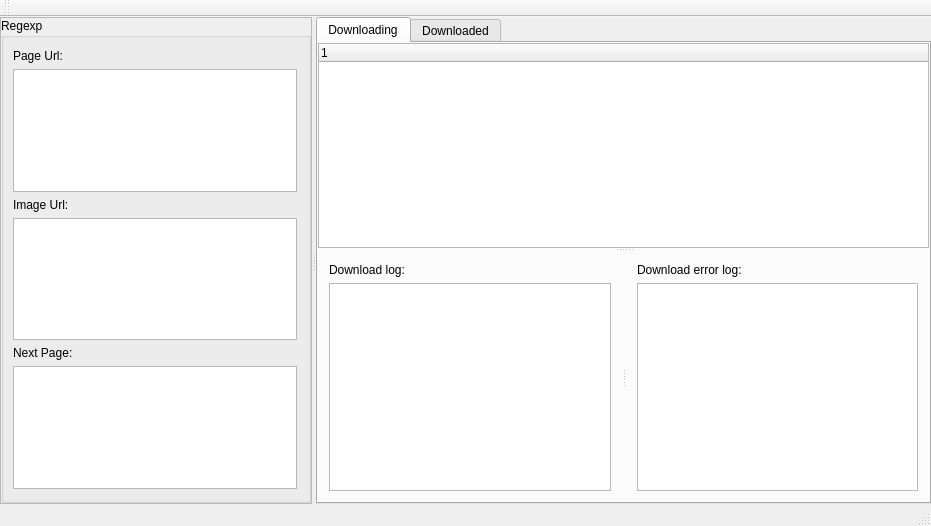
<?xml version="1.0" encoding="UTF-8"?>
<ui version="4.0">
 <class>MainWindow</class>
 <widget class="QMainWindow" name="MainWindow">
  <property name="geometry">
   <rect>
    <x>0</x>
    <y>0</y>
    <width>931</width>
    <height>526</height>
   </rect>
  </property>
  <property name="windowTitle">
   <string>MainWindow</string>
  </property>
  <widget class="QWidget" name="centralWidget">
   <layout class="QGridLayout" name="gridLayout_3">
    <property name="leftMargin">
     <number>0</number>
    </property>
    <property name="topMargin">
     <number>0</number>
    </property>
    <property name="rightMargin">
     <number>0</number>
    </property>
    <property name="bottomMargin">
     <number>0</number>
    </property>
    <item row="0" column="0">
     <widget class="QSplitter" name="splitter_3">
      <property name="orientation">
       <enum>Qt::Horizontal</enum>
      </property>
      <widget class="QFrame" name="frame">
       <property name="frameShape">
        <enum>QFrame::StyledPanel</enum>
       </property>
       <property name="frameShadow">
        <enum>QFrame::Raised</enum>
       </property>
       <layout class="QGridLayout" name="gridLayout_5">
        <property name="leftMargin">
         <number>0</number>
        </property>
        <property name="topMargin">
         <number>0</number>
        </property>
        <property name="rightMargin">
         <number>0</number>
        </property>
        <property name="bottomMargin">
         <number>0</number>
        </property>
        <item row="0" column="0">
         <widget class="QGroupBox" name="groupBox">
          <property name="title">
           <string>Regexp</string>
          </property>
          <layout class="QGridLayout" name="gridLayout_4">
           <property name="leftMargin">
            <number>9</number>
           </property>
           <item row="0" column="0">
            <layout class="QVBoxLayout" name="verticalLayout">
             <item>
              <widget class="QLabel" name="label">
               <property name="text">
                <string>Page Url:</string>
               </property>
              </widget>
             </item>
             <item>
              <widget class="QTextEdit" name="textEdit"/>
             </item>
             <item>
              <widget class="QLabel" name="label_2">
               <property name="text">
                <string>Image Url:</string>
               </property>
              </widget>
             </item>
             <item>
              <widget class="QTextEdit" name="textEdit_2"/>
             </item>
             <item>
              <widget class="QLabel" name="label_3">
               <property name="text">
                <string>Next Page:</string>
               </property>
              </widget>
             </item>
             <item>
              <widget class="QTextEdit" name="textEdit_3"/>
             </item>
            </layout>
           </item>
          </layout>
         </widget>
        </item>
       </layout>
      </widget>
      <widget class="QTabWidget" name="tabWidget">
       <property name="currentIndex">
        <number>0</number>
       </property>
       <widget class="QWidget" name="tab1">
        <attribute name="title">
         <string>Downloading</string>
        </attribute>
        <layout class="QGridLayout" name="gridLayout">
         <property name="leftMargin">
          <number>0</number>
         </property>
         <property name="topMargin">
          <number>0</number>
         </property>
         <property name="rightMargin">
          <number>0</number>
         </property>
         <property name="bottomMargin">
          <number>0</number>
         </property>
         <item row="0" column="0">
          <widget class="QSplitter" name="splitter_2">
           <property name="orientation">
            <enum>Qt::Vertical</enum>
           </property>
           <widget class="DownloadView" name="downloadingView"/>
           <widget class="QSplitter" name="splitter">
            <property name="orientation">
             <enum>Qt::Horizontal</enum>
            </property>
            <widget class="QWidget" name="layoutWidget">
             <layout class="QVBoxLayout" name="verticalLayout_2">
              <item>
               <widget class="QLabel" name="label_4">
                <property name="text">
                 <string>Download log:</string>
                </property>
               </widget>
              </item>
              <item>
               <widget class="QTextEdit" name="logEdit">
                <property name="readOnly">
                 <bool>true</bool>
                </property>
               </widget>
              </item>
             </layout>
            </widget>
            <widget class="QWidget" name="layoutWidget">
             <layout class="QVBoxLayout" name="verticalLayout_3">
              <item>
               <widget class="QLabel" name="label_5">
                <property name="text">
                 <string>Download error log:</string>
                </property>
               </widget>
              </item>
              <item>
               <widget class="QTextEdit" name="errorLogEdit">
                <property name="readOnly">
                 <bool>true</bool>
                </property>
               </widget>
              </item>
             </layout>
            </widget>
           </widget>
          </widget>
         </item>
        </layout>
       </widget>
       <widget class="QWidget" name="tab2">
        <attribute name="title">
         <string>Downloaded</string>
        </attribute>
        <layout class="QGridLayout" name="gridLayout_2">
         <property name="leftMargin">
          <number>0</number>
         </property>
         <property name="topMargin">
          <number>0</number>
         </property>
         <property name="rightMargin">
          <number>0</number>
         </property>
         <property name="bottomMargin">
          <number>0</number>
         </property>
         <item row="0" column="0">
          <widget class="DownloadView" name="downloadedView"/>
         </item>
        </layout>
       </widget>
      </widget>
     </widget>
    </item>
   </layout>
  </widget>
  <widget class="QMenuBar" name="menuBar">
   <property name="geometry">
    <rect>
     <x>0</x>
     <y>0</y>
     <width>931</width>
     <height>23</height>
    </rect>
   </property>
  </widget>
  <widget class="QToolBar" name="mainToolBar">
   <attribute name="toolBarArea">
    <enum>TopToolBarArea</enum>
   </attribute>
   <attribute name="toolBarBreak">
    <bool>false</bool>
   </attribute>
  </widget>
  <widget class="QStatusBar" name="statusBar"/>
 </widget>
 <layoutdefault spacing="6" margin="11"/>
 <customwidgets>
  <customwidget>
   <class>DownloadView</class>
   <extends>QTreeWidget</extends>
   <header location="global">DownloadView.h</header>
  </customwidget>
 </customwidgets>
 <resources/>
 <connections/>
</ui>
